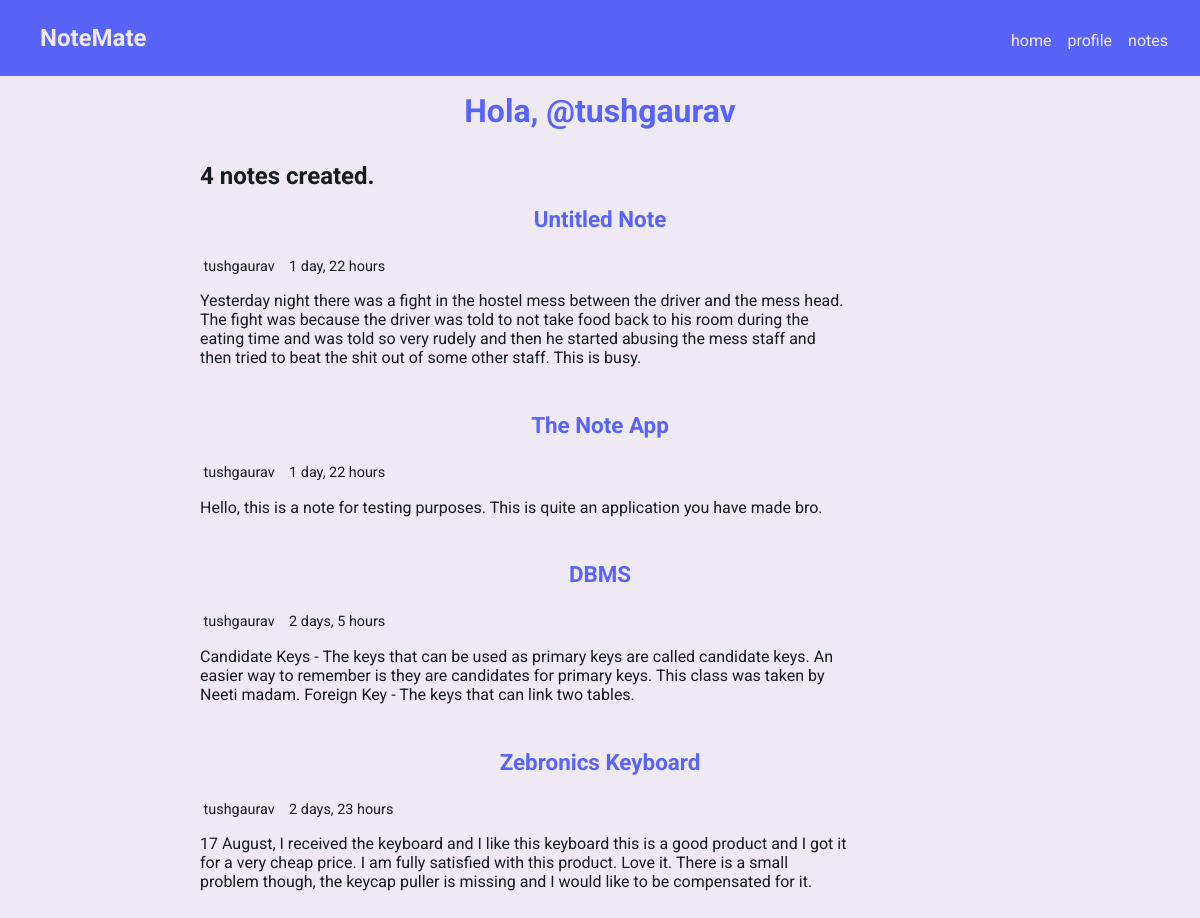
The app's page /user/tushgaurav, older data.
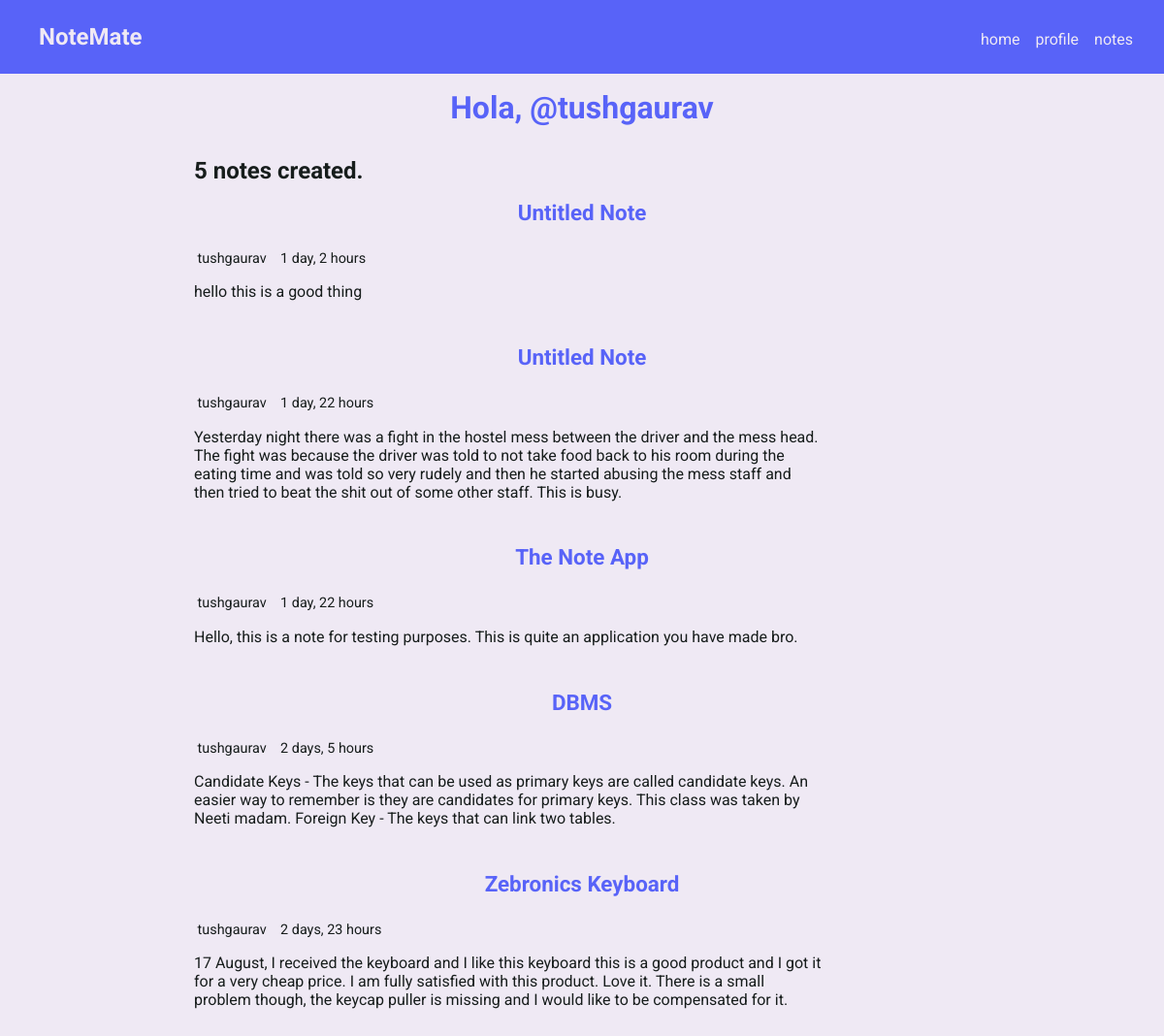
The same page, newer data.
### notes/models.py (models this page shows, shortened)
class Note(models.Model):
    user = models.ForeignKey(User, on_delete=models.CASCADE)
    title = models.CharField(max_length=255, default="Untitled Note")
    content = models.TextField()
    date_added = models.DateTimeField(auto_now_add=True)
    date_updated = models.DateTimeField(auto_now=True)
    class Meta:
        ordering = ['-date_updated', '-date_added']

### notes/views.py (the view)
# urls.py: path('user/<username>', views.profileView, name='profile'),
def profileView(request, username):
    user_obj = User.objects.get(username=username)
    notes = Note.objects.filter(user=user_obj)
    total_notes = notes.count()
    context = {
        'user': user_obj,
        'number': total_notes,
        'notes': notes,
    }
    return render(request, 'notes/user.html', context)

### notes/templates/notes/user.html (shortened to what this page needs)
{% extends 'base_template.html' %}
{% block content %}
{% include 'navbar.html' %}
<div class="container">
    <div class="row">
        <h1>Hola, @{{ user.username }}</h1>
        <h2>{{ number }} notes created.</h2>
        <div class="notes">
                {% for note in notes %}
            <div class="note">
                <h1>{{ note.title }}</h1>
                <div class="note_info">
                    <p>{{ note.user }}</p>
                    <p>{{ note.date_updated | timesince }}</p>
                </div>
                <p class="content">
                    {{ note.content }}
                </p>
            </div>
            {% endfor %}
        </div>
    </div>
</div>
{% endblock %}

Row changes from the older to the newer data that the page shows:
added Note: title "Untitled Note", user "tushgaurav", date_updated "1 day, 2 hours", content "hello this is a good thing"
Text that changed along with them:
{{ number }}: "4" → "5"
